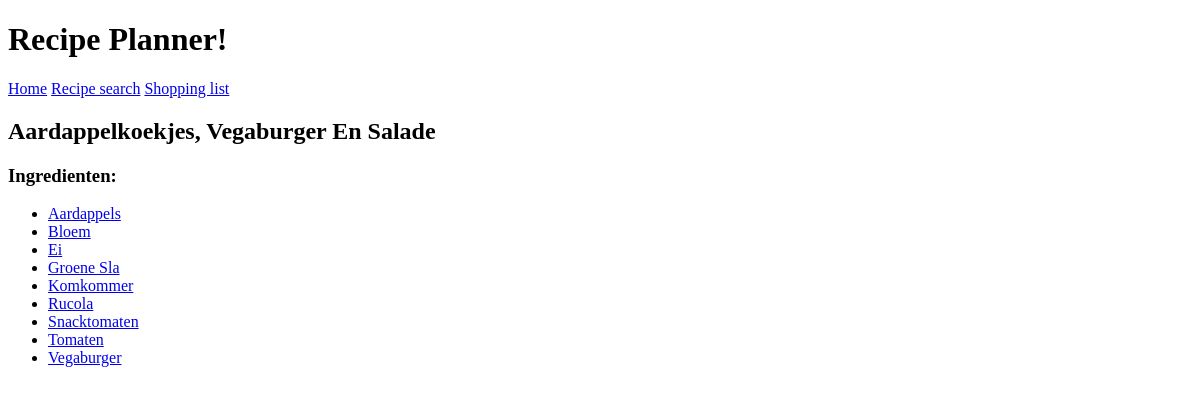
Before: /recipe_planner/35/ with the older database file.
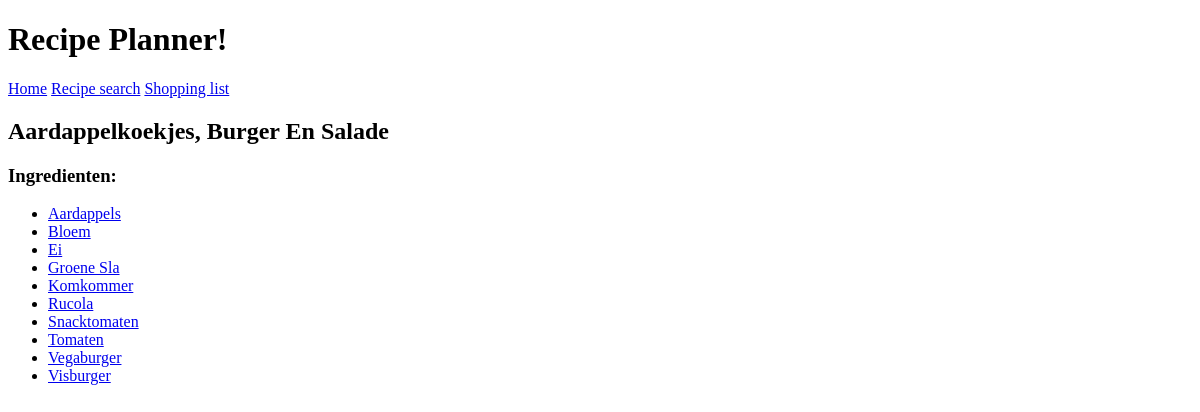
After: the same page with the newer database file.
### recipe_planner/models.py (models this page shows, shortened)
class Recipe(models.Model):
	name = models.CharField(max_length=255)
	ingredients = models.ManyToManyField(Ingredient)
	last_in_menu = models.DateField('Last time this recipe was on menu', blank=True)
	quisine = models.CharField(max_length=255)
	class Meta:
		ordering = ('name',)

class Ingredient(models.Model):
	name = models.CharField(max_length=255)
	class Meta:
		ordering = ('name',)

### recipe_planner/views.py (the view)
# urls.py: path('<int:pk>/', views.DetailView.as_view(), name='detail'),
class DetailView(generic.DetailView):
	model = Recipe
	template_name = 'recipe_planner/detail.html'

### recipe_planner/templates/recipe_planner/detail.html
{% extends 'recipe_planner/base.html' %}
{% block content %}
<h2>{{ recipe.name|title }}</h2>
<h3>Ingredienten:</h3>
<ul>
{% for ingredient in recipe.ingredients.all %}
    <li><a href="{% url 'recipe_planner:ingredient_detail' ingredient.id %}">{{ ingredient.name|title }}</a></li>
{% endfor %}
</ul>
{% endblock %}

Changed rows visible on the page:
changed Recipe: name "Aardappelkoekjes, Vegaburger En Salade" → "Aardappelkoekjes, Burger En Salade"
added Ingredient: name "Visburger"
